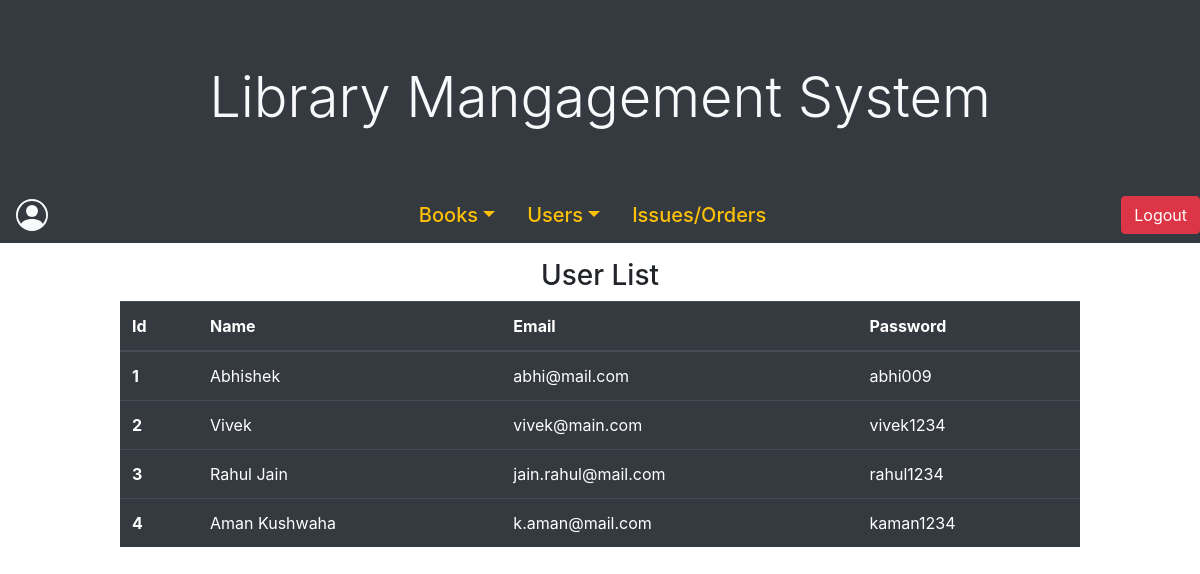
The page /admin/view_users.php on the database its author committed.
### tables this page shows
CREATE TABLE `users` (
  `uid` int(11) NOT NULL,
  `name` varchar(50) NOT NULL,
  `email` varchar(50) NOT NULL,
  `password` varchar(20) NOT NULL
);

### admin/view_users.php (the view, shortened to what this page needs)
<?php
require '../includes/db_connect.php';
require '../includes/html_start.php';
?>
<body>
  <?php
        include '../includes/title.php';
        require 'admin_nav.php';
  ?>
<div class="books mx-auto my-3" style="width: 80%;">
<h3 style="text-align: center;">User List</h3>
    <table class="table table-dark">
    <thead>
      <tr>
        <th scope="col">Id</th>
        <th scope="col">Name</th>
        <th scope="col">Email</th>
        <th scope="col">Password</th>
      </tr>
    </thead>
    <tbody>
      <?php
        $view_query = "SELECT * FROM `users`";
        $view_users = $con->query($view_query);
        if($view_users-> num_rows > 0){
          while($row = $view_users->fetch_assoc()){
            echo "    <tr>
            <th scope='row'>".$row['uid']."</th>
            <td>".$row['name']."</td>
            <td>".$row['email']."</td>
            <td>".$row['password']."</td>
          </tr>";
          }
        }
      ?>
  </tbody>
  </table>
  </div>
</body>
<?php
require '../includes/html_end.php';
?>

### rows shown on the page
users: uid "1", name "Abhishek", email "abhi@mail.com", password "abhi009"
users: uid "2", name "Vivek", email "vivek@main.com", password "vivek1234"
users: uid "3", name "Rahul Jain", email "jain.rahul@mail.com", password "rahul1234"
users: uid "4", name "Aman Kushwaha", email "k.aman@mail.com", password "kaman1234"
